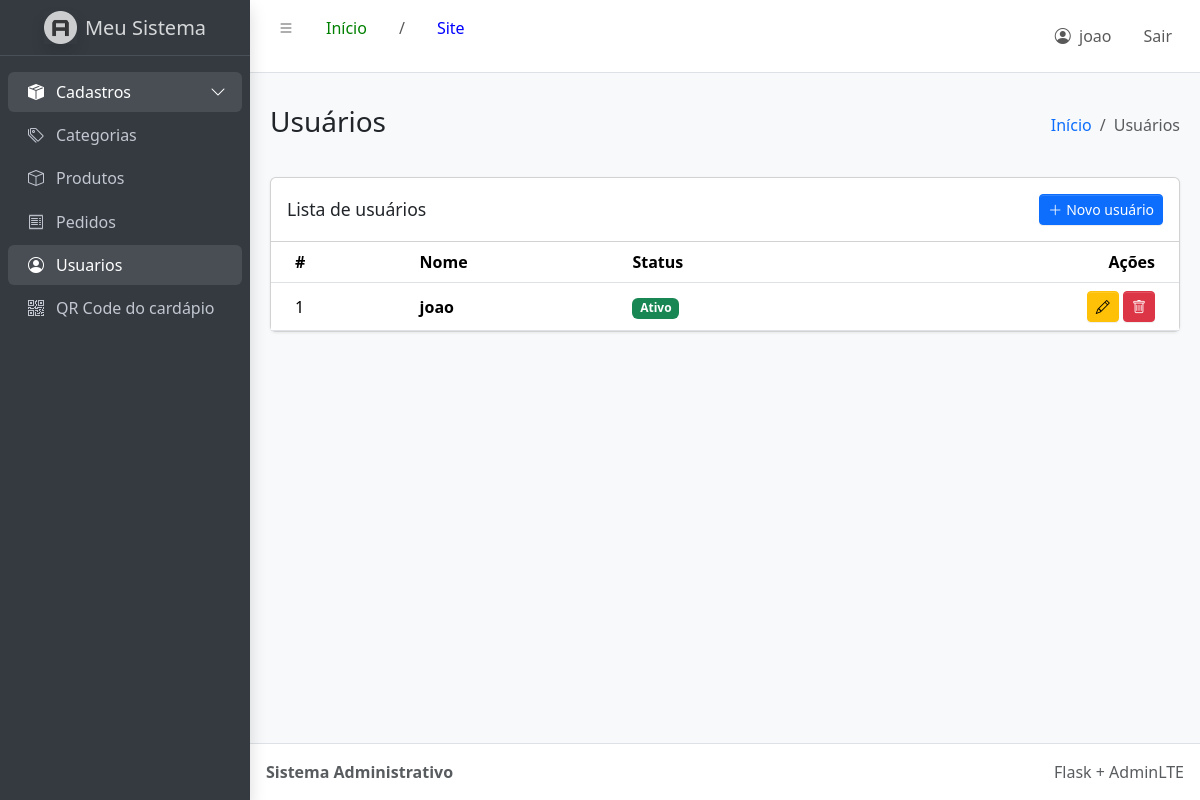
/listar_usuarios (signed in), run on the app's committed database.
### tables this page shows
CREATE TABLE usuario (
    id integer primary key AUTOINCREMENT,
    nome varchar(50) not null,
    senha varchar (50) not null,
    ativo boolean

);

### app.py (the view)
@app.route('/listar_usuarios')
def listarUsuarios():
    with conexao() as conn:
        usuarios = conn.execute('SELECT * FROM usuario ORDER BY id DESC').fetchall()
    return render_template('admin/listar_usuario.html', usuarios=usuarios)

### app.py (called while the page is built, shortened)
def conexao():
    return abrir_banco(app.config['DATABASE'])

@app.before_request
def exigir_login():
    endpoints_publicos = {
        'static',
        'inicio_publico',
        'loginUsuario',
        'catalogo',
        'viewer_categoria',
        'viewer_produto',
        'orders.criar_pedido',
        'orders.acompanhar_pedido',
        'orders.consultar_status_cliente',
    }
    if request.endpoint not in endpoints_publicos and 'usuario_id' not in session:
        flash('Faça login para acessar essa página.', 'warning')
        return redirect(url_for('loginUsuario'))

### database.py (called while the page is built)
@contextmanager
def abrir_banco(caminho_banco, habilitar_chaves_estrangeiras=False):
    conexao = conectar(caminho_banco, habilitar_chaves_estrangeiras)
    try:
        with conexao:
            yield conexao
    finally:
        conexao.close()

def conectar(caminho_banco, habilitar_chaves_estrangeiras=False):
    conexao = sqlite3.connect(caminho_banco, timeout=10)
    conexao.row_factory = sqlite3.Row
    if habilitar_chaves_estrangeiras:
        conexao.execute('PRAGMA foreign_keys = ON')
    return conexao

### templates/admin/listar_usuario.html (shortened to what this page needs)
{% extends 'admin/base.html' %}
{% block page_title %}Usuários{% endblock %}
{% block breadcrumb %}Usuários{% endblock %}
{% block content %}
<div class="card">
  <div class="card-header d-flex align-items-center">
    <h3 class="card-title mb-0">Lista de usuários</h3>
    <a href="{{ url_for('cadastrarUsuario') }}" class="btn btn-primary btn-sm ms-auto">
      <i class="bi bi-plus-lg me-1"></i>Novo usuário
    </a>
  </div>
  <div class="card-body p-0">
    <div class="table-responsive">
      <table class="table table-hover align-middle mb-0">
        <thead>
          <tr><th>#</th><th>Nome</th><th>Status</th><th class="text-end">Ações</th></tr>
        </thead>
        <tbody>
        {% for i in usuarios %}
          <tr>
            <td>{{ i.id }}</td>
            <td class="fw-semibold">{{ i.nome }}</td>
            <td>
              {% if i.ativo|string == 'True' %}<span class="badge text-bg-success">Ativo</span>
              {% else %}<span class="badge text-bg-secondary">Inativo</span>{% endif %}
            </td>
            <td class="text-end text-nowrap">
              <a href="{{ url_for('editarUsuario', id=i.id) }}" class="btn btn-sm btn-warning"><i class="bi bi-pencil"></i></a>
              <a href="{{ url_for('excluirUsuario', id=i.id) }}" class="btn btn-sm btn-danger"><i class="bi bi-trash"></i></a>
            </td>
          </tr>
        {% else %}
          <tr><td colspan="4" class="text-center text-secondary py-4">Nenhum usuário cadastrado.</td></tr>
        {% endfor %}
        </tbody>
      </table>
    </div>
  </div>
</div>
{% endblock %}

### templates/admin/base.html (shortened to what this page needs)
<!doctype html>
<html lang="pt-BR">
<head>
  <link rel="stylesheet" href="https://cdn.jsdelivr.net/npm/@fontsource/source-sans-3@5.0.12/index.css">
  <link rel="stylesheet" href="https://cdn.jsdelivr.net/npm/overlayscrollbars@2.11.0/styles/overlayscrollbars.min.css">
  <link rel="stylesheet" href="https://cdn.jsdelivr.net/npm/bootstrap-icons@1.13.1/font/bootstrap-icons.min.css">
  <link rel="stylesheet" href="{{ url_for('static', filename='css/dist/css/adminlte.min.css') }}">
</head>
<body class="layout-fixed sidebar-expand-lg bg-body-tertiary">
<div class="app-wrapper">
  <nav class="app-header navbar navbar-expand bg-body">
    <div class="container-fluid">
      <ul class="navbar-nav">
        <li class="nav-item">
          <a class="nav-link" data-lte-toggle="sidebar" href="#" role="button">
            <i class="bi bi-list"></i>
          </a>
        </li>
        <li class="nav-item d-none d-md-block">
          <a href="{{ url_for('index') }}" class="nav-link" style="color: green;"">Início</a>
        </li>
      <li>
        <p class="nav-link">/</p>
      </li>
        <li class="nav-item d-none d-md-block">
          <a href="{{ url_for('viewer_categoria') }}" class="nav-link" style="color: blue;">Site</a>
        </li>
      </ul>
      <ul class="navbar-nav ms-auto">
        <li class="nav-item">
          <span class="nav-link"><i class="bi bi-person-circle me-1"></i> {{ session.get('usuario_nome', 'Usuário') }}</span>
        </li>
        <li class="nav-item">
          <form action="{{ url_for('logout') }}" method="post">
            <button type="submit" class="btn btn-link nav-link">Sair</button>
          </form>
        </li>
      </ul>
    </div>
  </nav>
  <aside class="app-sidebar bg-body-secondary shadow" data-bs-theme="dark">
    <div class="sidebar-brand">
      <a href="{{ url_for('index') }}" class="brand-link">
        <img src="{{ url_for('static', filename='css/dist/assets/img/AdminLTELogo.png') }}"
             alt="Logo" class="brand-image opacity-75 shadow">
        <span class="brand-text fw-light">Meu Sistema</span>
      </a>
    </div>
    <div class="sidebar-wrapper">
      <nav class="mt-2">
        <ul class="nav sidebar-menu flex-column" data-lte-toggle="treeview" role="navigation"
            data-accordion="false" id="navigation">
          <li class="nav-item menu-open">
            <a href="#" class="nav-link active">
              <i class="nav-icon bi bi-box-seam-fill"></i>
              <p>Cadastros </p>
            </a>
            <ul class="nav nav-treeview">
              <li class="nav-item">
                <a href="{{ url_for('listarCategoria') }}"
                   class="nav-link {% if request.endpoint == 'listarCategoria' %}active{% endif %}">
                  <i class="nav-icon bi bi-tags"></i><p>Categorias</p>
                </a>
              </li>
              <li class="nav-item">
                <a href="{{ url_for('listarProduto') }}"
                   class="nav-link {% if request.endpoint == 'listarProduto' %}active{% endif %}">
                  <i class="nav-icon bi bi-box"></i><p>Produtos</p>
                </a>
              </li>
              <li class="nav-item">
                <a href="{{ url_for('orders.listar_pedidos') }}"
                   class="nav-link {% if request.endpoint == 'orders.listar_pedidos' %}active{% endif %}">
                  <i class="nav-icon bi bi-receipt"></i>
                  <p>Pedidos </p>
                </a>
              </li>
              <li class="nav-item">
                <a href="{{ url_for('listarUsuarios') }}"
                   class="nav-link {% if request.endpoint == 'listarUsuarios' %}active{% endif %}">
                  <i class="nav-icon bi bi-person-circle"></i><p>Usuarios</p>
                </a>
              </li>
              <li class="nav-item">
                <a href="{{ url_for('orders.qrcode_cardapio') }}"
                   class="nav-link {% if request.endpoint == 'orders.qrcode_cardapio' %}active{% endif %}">
                  <i class="nav-icon bi bi-qr-code"></i><p>QR Code do cardápio</p>
                </a>
              </li>
            </ul>
          </li>
        </ul>
      </nav>
    </div>
  </aside>
  <main class="app-main">
    <div class="app-content-header">
      <div class="container-fluid py-3">
        <div class="row">
          <div class="col-sm-6"><h3 class="mb-0">{% block page_title %}Painel{% endblock %}</h3></div>
          <div class="col-sm-6">
            <ol class="breadcrumb float-sm-end mb-0">
              <li class="breadcrumb-item"><a href="{{ url_for('index') }}">Início</a></li>
              <li class="breadcrumb-item active">{% block breadcrumb %}Painel{% endblock %}</li>
            </ol>
          </div>
        </div>
      </div>
    </div>
    <div class="app-content">
      <div class="container-fluid pb-4">
        {% block content %}{% endblock %}
      </div>
    </div>
  </main>
  <footer class="app-footer">
    <div class="float-end d-none d-sm-inline">Flask + AdminLTE</div>
    <strong>Sistema Administrativo</strong>
  </footer>
</div>
</body>
</html>

### templates/admin/base.html (style rules this page uses)
.app-content .card { box-shadow: 0 1px 3px rgba(0,0,0,.08); }

### data on the page
usuario: get "joao", id "1", nome "joao", ativo "Ativo"
